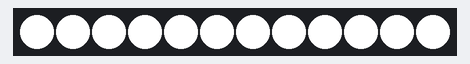
A program run on a simulated Arduino Nano, built with avr-gcc and run on an emulated ATmega328P. On the bench: 12 RGB LEDs in strip order, left to right. Dim RGB values are drawn brighter than linear.

Above: at 1.0 s.
At 2.6 s:
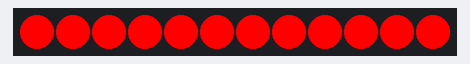
At 8.8 s:
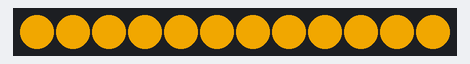
At 9.4 s:
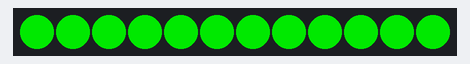

The program:

main.cpp
```cpp
/*
 * main.cpp - Firmware for the Pulsar VU project
 *
 * This firmware can operate in two modes:
 * 1. CPU Monitor: Reads CPU load data from a serial port and displays it.
 * 2. Audio VU-Meter: Reads an analog audio signal and displays its volume.
 *
 * This project is configured for PlatformIO and supports multiple boards
 * and configurations.
 */

#include <Arduino.h>
#include <Adafruit_NeoPixel.h>

/* Pin and LED configuration */
#ifndef PULSAR_VU_DATA_PIN_1
#error "PULSAR_VU_DATA_PIN_1 is not defined! Please define it for your environment in platformio.ini"
#endif

#define PULSAR_VU_NUM_LEDS   12   /* Number of LEDs in each strip */
#define MAX_STRIPS          3    /* Maximum number of strips supported */

/*
 * To use a custom color, define these in your build flags or before including this file:
 * #define LED_CUSTOM_R 100
 * #define LED_CUSTOM_G 100
 * #define LED_CUSTOM_B 100
 */
/* Serial communication protocol defines (only used in serial mode) */
#ifndef INPUT_MODE_ANALOG
#define PULSAR_VU_HEADER_1   0xAB
#define PULSAR_VU_HEADER_2   0xBA
#endif

/* Command definitions */
#define CMD_REVERSE_ORDER   0x01

/*
 * LED color segment definitions.
 * Defines the end-point for each color segment (index starts at 0).
 *
 * To force all LEDs to a fixed color, define LED_FIXED_COLOR as one of:
 *   LED_COLOR_GREEN, LED_COLOR_YELLOW, LED_COLOR_ORANGE, LED_COLOR_RED, LED_COLOR_CUSTOM
 * If LED_COLOR_CUSTOM is used, set LED_CUSTOM_R, LED_CUSTOM_G, LED_CUSTOM_B to desired values.
 */
#define SEGMENT_END_GREEN   3    /* LEDs 0, 1, 2 */
#define SEGMENT_END_YELLOW  6    /* LEDs 3, 4, 5 */
#define SEGMENT_END_ORANGE  9    /* LEDs 6, 7, 8 */
/* The last segment (red) goes from SEGMENT_END_ORANGE to PULSAR_VU_NUM_LEDS */
#define LED_COLOR_GREEN   1
#define LED_COLOR_YELLOW  2
#define LED_COLOR_ORANGE  3
#define LED_COLOR_RED     4
#define LED_COLOR_CUSTOM  5
/* Example: #define LED_FIXED_COLOR LED_COLOR_GREEN */

/* Global state for the device */
static bool pulsar_reverse_order = false; /* Flag to reverse VU-Meter direction */

/*
 * Array to hold one or more LED strip objects.
 * We use pointers to avoid issues with object copying and a C-style
 * array for maximum compatibility (AVR does not have std::vector).
 */
Adafruit_NeoPixel* strips[MAX_STRIPS];
int active_strips_count = 0;


/*
 * pulsar_get_color - Determine color based on LED position.
 * @led_index: The 0-based index of the LED in the strip.
 *
 * Returns the uint32_t color value for the given LED index based on
 * the defined color segments.
 */
static uint32_t pulsar_get_color(int led_index)
{
    if (active_strips_count == 0) return 0;
#ifdef LED_FIXED_COLOR
    #if LED_FIXED_COLOR == LED_COLOR_GREEN
        return strips[0]->Color(0, 150, 0);
    #elif LED_FIXED_COLOR == LED_COLOR_YELLOW
        return strips[0]->Color(150, 150, 0);
    #elif LED_FIXED_COLOR == LED_COLOR_ORANGE
        return strips[0]->Color(255, 100, 0);
    #elif LED_FIXED_COLOR == LED_COLOR_RED
        return strips[0]->Color(200, 0, 0);
    #elif LED_FIXED_COLOR == LED_COLOR_CUSTOM
        return strips[0]->Color(LED_CUSTOM_R, LED_CUSTOM_G, LED_CUSTOM_B);
    #else
        return strips[0]->Color(0, 0, 0); // fallback: off
    #endif
#else
    if (led_index < SEGMENT_END_GREEN) {
        return strips[0]->Color(0, 150, 0);   /* Green */
    } else if (led_index < SEGMENT_END_YELLOW) {
        return strips[0]->Color(150, 150, 0); /* Yellow */
    } else if (led_index < SEGMENT_END_ORANGE) {
        return strips[0]->Color(255, 100, 0); /* Orange */
    } else {
        return strips[0]->Color(200, 0, 0);   /* Red */
    }
#endif
}

/*
 * update_leds - Updates all LED strips based on the level.
 * @level: The level to display, 0-100.
 *
 * This function implements the multi-segment VU-meter logic, including
 * the special case for low CPU usage and color segmentation.
 */
static void update_leds(int level)
{
    if (active_strips_count == 0) return;

    int i;
    int leds_to_light;
    int pixel_index;
    uint32_t color_off = strips[0]->Color(0, 0, 0);

    /* Special case: if level is very low, light only the first LED green */
    if (level < 5) {
        for (i = 0; i < active_strips_count; i++) {
            strips[i]->clear();
            pixel_index = pulsar_reverse_order ? (PULSAR_VU_NUM_LEDS - 1) : 0;
            strips[i]->setPixelColor(pixel_index, pulsar_get_color(0));
            strips[i]->show();
        }
        return; /* Exit function */
    }

    /* Map level (5-100) to number of LEDs (1-12) */
    leds_to_light = map(level, 5, 100, 1, PULSAR_VU_NUM_LEDS);
    leds_to_light = constrain(leds_to_light, 0, PULSAR_VU_NUM_LEDS);

    /* Update each individual LED on all strips */
    for (i = 0; i < PULSAR_VU_NUM_LEDS; i++) {
        pixel_index = pulsar_reverse_order ? (PULSAR_VU_NUM_LEDS - 1 - i) : i;
        uint32_t color = (i < leds_to_light) ? pulsar_get_color(i) : color_off;

        for (int j = 0; j < active_strips_count; j++) {
            strips[j]->setPixelColor(pixel_index, color);
        }
    }

    /* Send the new colors to all strips at once */
    for (i = 0; i < active_strips_count; i++) {
        strips[i]->show();
    }
}

/*
 * setup - Arduino's initialization function.
 *
 * Initializes serial communication (if needed) and creates/initializes
 * all NeoPixel strip objects defined in the build flags.
 */
void setup()
{
#ifndef INPUT_MODE_ANALOG
    Serial.begin(9600); /* Initialize serial communication only in serial mode */
#endif

    // Conditionally create strip objects based on defined pins
#ifdef PULSAR_VU_DATA_PIN_1
    if (active_strips_count < MAX_STRIPS) {
        strips[active_strips_count++] = new Adafruit_NeoPixel(PULSAR_VU_NUM_LEDS, PULSAR_VU_DATA_PIN_1, NEO_GRB + NEO_KHZ800);
    }
#endif
#ifdef PULSAR_VU_DATA_PIN_2
    if (active_strips_count < MAX_STRIPS) {
        strips[active_strips_count++] = new Adafruit_NeoPixel(PULSAR_VU_NUM_LEDS, PULSAR_VU_DATA_PIN_2, NEO_GRB + NEO_KHZ800);
    }
#endif
#ifdef PULSAR_VU_DATA_PIN_3
    if (active_strips_count < MAX_STRIPS) {
        strips[active_strips_count++] = new Adafruit_NeoPixel(PULSAR_VU_NUM_LEDS, PULSAR_VU_DATA_PIN_3, NEO_GRB + NEO_KHZ800);
    }
#endif

    // Initialize all created strips
    for (int i = 0; i < active_strips_count; i++) {
        strips[i]->begin();
        strips[i]->show(); // Turn off all LEDs at startup
    }

    // --- STARTUP ANIMATION ---
    // 1. Scorrimento avanti (bianco, barra crescente in 1 secondo)
    for (int i = 0; i < PULSAR_VU_NUM_LEDS; i++) {
        for (int s = 0; s < active_strips_count; s++) {
            strips[s]->clear();
            for (int j = 0; j <= i; j++)
                strips[s]->setPixelColor(j, strips[s]->Color(255,255,255));
            strips[s]->show();
        }
        delay(1000/PULSAR_VU_NUM_LEDS);
    }
    // 2. Scorrimento indietro (bianco, barra decrescente in 1 secondo)
    for (int i = PULSAR_VU_NUM_LEDS-1; i >= 0; i--) {
        for (int s = 0; s < active_strips_count; s++) {
            strips[s]->clear();
            for (int j = 0; j <= i; j++)
                strips[s]->setPixelColor(j, strips[s]->Color(255,255,255));
            strips[s]->show();
        }
        delay(1000/PULSAR_VU_NUM_LEDS);
    }
    // 3. Accensione di tutti i LED bianchi
    for (int s = 0; s < active_strips_count; s++) {
        for (int i = 0; i < PULSAR_VU_NUM_LEDS; i++)
            strips[s]->setPixelColor(i, strips[s]->Color(255,255,255));
        strips[s]->show();
    }
    delay(500);
    // 4. Tutti rossi
    for (int s = 0; s < active_strips_count; s++) {
        for (int i = 0; i < PULSAR_VU_NUM_LEDS; i++)
            strips[s]->setPixelColor(i, strips[s]->Color(255,0,0));
        strips[s]->show();
    }
    delay(300);
    // 5. Fade rosso -> arancio (barra piena)
    for (int step = 0; step <= 40; step++) {
        int r = 255, g = step*6, b = 0;
        for (int s = 0; s < active_strips_count; s++) {
            for (int i = 0; i < PULSAR_VU_NUM_LEDS; i++)
                strips[s]->setPixelColor(i, strips[s]->Color(r,g,b));
            strips[s]->show();
        }
        delay(40);
    }
    // 6. Fade arancio -> giallo (barra piena)
    for (int step = 0; step <= 40; step++) {
        int r = 255-step*6, g = 100+step*4, b = 0;
        for (int s = 0; s < active_strips_count; s++) {
            for (int i = 0; i < PULSAR_VU_NUM_LEDS; i++)
                strips[s]->setPixelColor(i, strips[s]->Color(r,g,b));
            strips[s]->show();
        }
        delay(40);
    }
    // 7. Fade giallo -> verde (barra piena)
    for (int step = 0; step <= 40; step++) {
        int r = 0, g = 200-step*5, b = 0;
        for (int s = 0; s < active_strips_count; s++) {
            for (int i = 0; i < PULSAR_VU_NUM_LEDS; i++)
                strips[s]->setPixelColor(i, strips[s]->Color(r,g<0?0:g,b));
            strips[s]->show();
        }
        delay(40);
    }
    // 5. Fade rosso -> arancio
    for (int step = 0; step <= 20; step++) {
        int r = 255, g = step*5, b = 0;
        for (int s = 0; s < active_strips_count; s++) {
            for (int i = 0; i < PULSAR_VU_NUM_LEDS; i++)
                strips[s]->setPixelColor(i, strips[s]->Color(r,g,b));
            strips[s]->show();
        }
        delay(30);
    }
    // 6. Fade arancio -> giallo
    for (int step = 0; step <= 20; step++) {
        int r = 255-step*5, g = 100+step*5, b = 0;
        for (int s = 0; s < active_strips_count; s++) {
            for (int i = 0; i < PULSAR_VU_NUM_LEDS; i++)
                strips[s]->setPixelColor(i, strips[s]->Color(r,g,b));
            strips[s]->show();
        }
        delay(30);
    }
    // 7. Fade giallo -> verde
    for (int step = 0; step <= 20; step++) {
        int r = 0, g = 200-step*2, b = 0;
        for (int s = 0; s < active_strips_count; s++) {
            for (int i = 0; i < PULSAR_VU_NUM_LEDS; i++)
                strips[s]->setPixelColor(i, strips[s]->Color(r,g<0?0:g,b));
            strips[s]->show();
        }
        delay(30);
    }
    // 8. Spegnimento
    for (int s = 0; s < active_strips_count; s++) {
        strips[s]->clear();
        strips[s]->show();
    }
}


/*
 * loop - Arduino's main continuous loop function.
 *
 * Reads data from the selected source (analog or serial), processes it,
 * and updates the LED display.
 */
void loop()
{
#ifdef INPUT_MODE_ANALOG
    /**************************/
    /* --- MODO AUDIO/ADC --- */
    /**************************/
    const int sample_window_ms = 50; /* Sample window for peak detection */
    unsigned int sample;
    unsigned long start_millis = millis();
    unsigned int peak_to_peak = 0;
    unsigned int signal_max = 0;
    unsigned int signal_min = 1024;

    while (millis() - start_millis < sample_window_ms) {
        sample = analogRead(ANALOG_INPUT_PIN);
        if (sample < 1024) { /* Sanity check for faulty readings */
            if (sample > signal_max) {
                signal_max = sample;
            } else if (sample < signal_min) {
                signal_min = sample;
            }
        }
    }
    peak_to_peak = signal_max - signal_min;

    /*
     * Normalizza la dinamica tra AVR (10 bit, 5V) e ESP32 (12 bit, 3.3V)
     */
    #if defined(ESP32)
        peak_to_peak = peak_to_peak / 4; // Porta il range 0-4095 a circa 0-1023
    #endif

    /*
     * Map the peak-to-peak amplitude to the 0-100 range.
     * A 2Vp-p signal on una board 5V è ~410 ADC units.
     * Si mappa da 10 (rumore) a 500 per buona sensibilità.
     */
    int level = map(peak_to_peak, 10, 500, 0, 100);
    level = constrain(level, 0, 100);

    update_leds(level);

#else
    /***************************/
    /* --- MODO SERIAL/CPU --- */
    /***************************/
    /* Check if enough bytes are available for a complete packet */
    if (Serial.available() >= 4) {
        /* 1. Search for the Header sequence */
        if (Serial.read() == PULSAR_VU_HEADER_1 && Serial.read() == PULSAR_VU_HEADER_2) {
            int cpu_val;
            int command_val;

            /* 2. Read packet data */
            cpu_val = Serial.read();    /* CPU load value (0-100) */
            command_val = Serial.read();/* Special command value */

            /* 3. Process commands */
            if (command_val == CMD_REVERSE_ORDER) {
                pulsar_reverse_order = !pulsar_reverse_order; /* Toggle the reverse flag */
            }

            /* 4. Update LEDs based on CPU value */
            update_leds(cpu_val);
        }
    }
#endif
}
```
